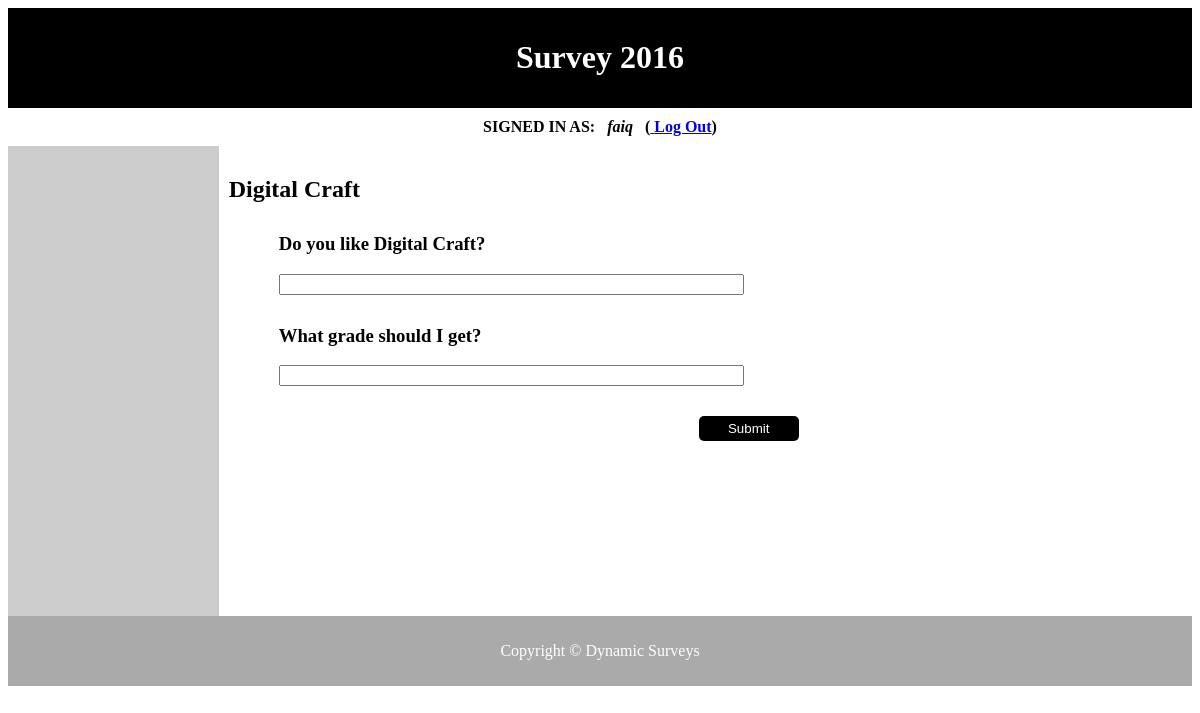
The app's page /CODE/survey_details.php?surveyID=1 (signed in) with its own data.
### tables this page shows
CREATE TABLE IF NOT EXISTS `survey` (
  `survey_id` int(9) NOT NULL AUTO_INCREMENT,
  `survey_name` varchar(300) NOT NULL,
  `access` varchar(20) NOT NULL,
  PRIMARY KEY (`survey_id`)
);

CREATE TABLE IF NOT EXISTS `survey_questions` (
  `question_id` mediumint(9) NOT NULL AUTO_INCREMENT,
  `survey_id` int(9) NOT NULL,
  `question_body` mediumtext NOT NULL,
  PRIMARY KEY (`question_id`),
  KEY `survey_id` (`survey_id`)
);

### CODE/functions/sandbox.php (the view)
<?php
function getQuestions($dbc, $surveyID){
	$query = "SELECT survey_id,question_body FROM survey_questions where survey_id = '".$surveyID."'";
	$result = @mysqli_query($dbc,$query);
	if($result){
		while($row = mysqli_fetch_array($result, MYSQLI_ASSOC)){
			$body = $row['question_body'];
			echo '
			<div class = "entry">
			<h3 class = "qTitle">' .$body.' </h3>
			<form action = "index.php" method = "get">
				<input type = "text" name = "answer" size = "55" >
				<input type = "hidden" value = "question_id" name = "questionid">
			</form>
		</div>
			';
		}
	}
}
?>

### CODE/functions/template.php (shortened to what this page needs)
<?php
function head(){
	echo '<h1>Survey 2016</h1>';
}
function footer(){
	echo '<p>Copyright &copy Dynamic Surveys</p>';
}
function survey_name($dbc, $surveyID){
	$query = "SELECT survey_name FROM survey where survey_id = '".$surveyID."'";
	$result = @mysqli_query($dbc,$query);
	if($result){
		while($row = mysqli_fetch_array($result, MYSQLI_ASSOC)){
			$body = $row['survey_name'];
			echo $body;
		}
	}
}
?>

### CODE/style.css (style rules this page uses)
body { font-family:Times New Roman; }
.entry { margin: 30px 0px 30px 50px; }

### records on screen
survey: survey_name "Digital Craft"
survey_questions: question_body "Do you like Digital Craft?"
survey_questions: question_body "What grade should I get?"

### other values on screen
$_SESSION['login_user'] "faiq"
